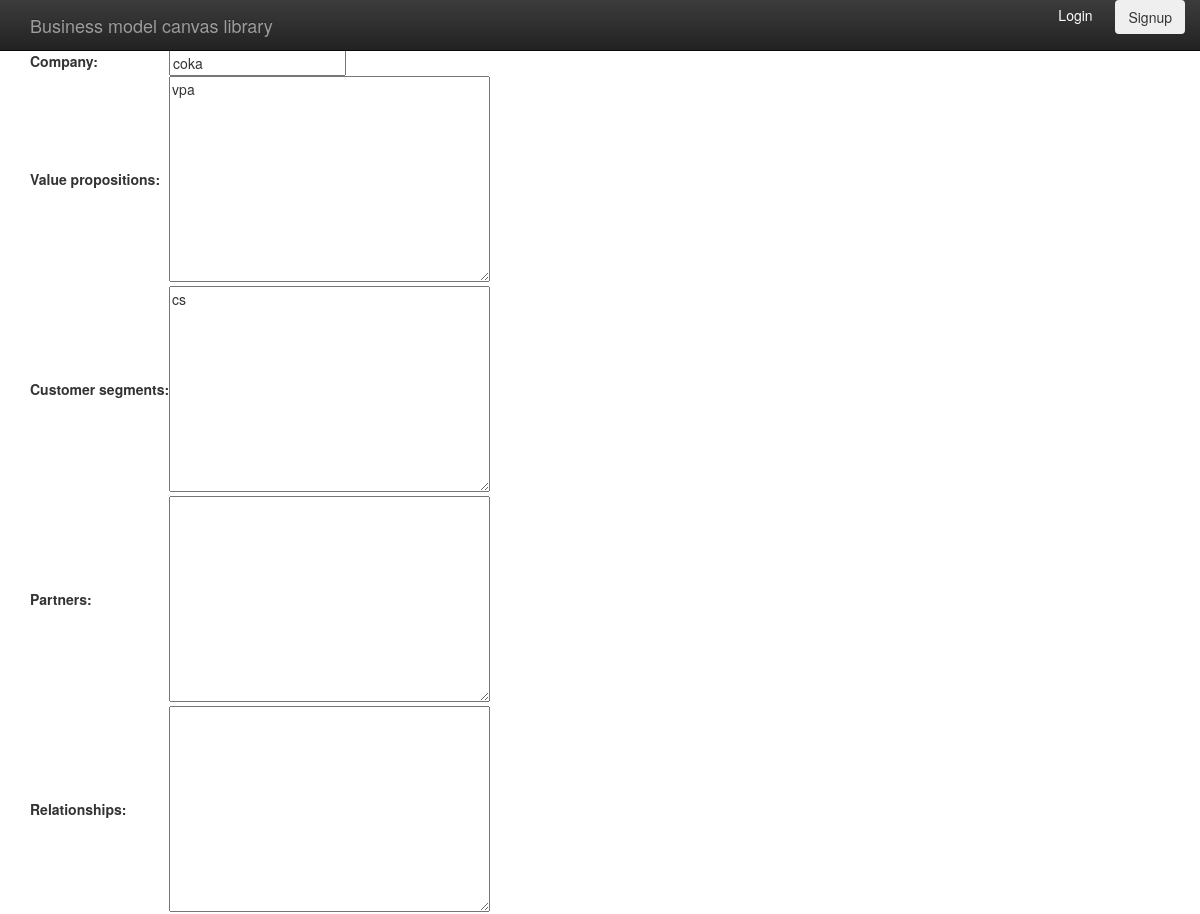
The app's page /canvas/1/update (upper part), older data.
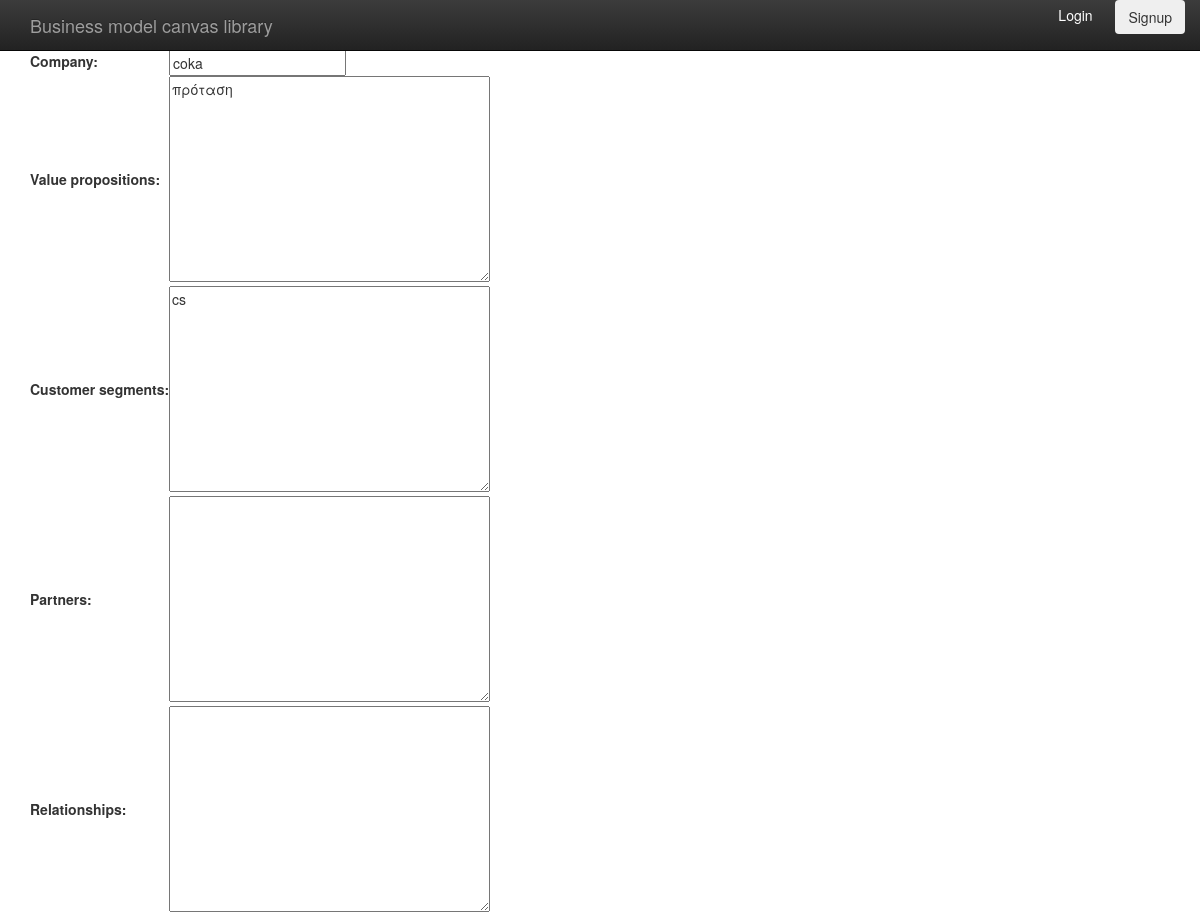
The same page, newer data.
### app/models.py (models this page shows, shortened)
class Canvas(models.Model):
    l = 200
    company = models.CharField(max_length=30)
    originalauthor = models.ForeignKey(User)
    upvotes = models.IntegerField(default=0)
    downvotes = models.IntegerField(default=0)
    value_propositions = models.TextField(blank=True)
    customer_segments = models.TextField(blank=True)
    partners = models.TextField(blank=True)
    relationships = models.TextField(blank=True)
    channels = models.TextField(blank=True)
    activities = models.TextField(blank=True)
    resources = models.TextField(blank=True)
    revenue = models.TextField(blank=True)
    cost = models.TextField(blank=True)
    description = models.TextField(blank=True)
    logo = models.ImageField(upload_to='documents/%Y/%m/%d')

### app/views.py (the view)
# urls.py: url(r'canvas/(?P<pk>[0-9]+)/update$', CanvasUpdate.as_view(), name='canvas-update'),
class CanvasUpdate(UpdateView):
    model = Canvas
    fields = ['company','value_propositions','customer_segments',
              'partners','relationships','channels','activities',
              'resources','revenue','cost', 'description', 'logo']

### templates/app/canvas_form.html (shortened to what this page needs)
{% extends "base.html" %}
{% block content %}
<form action="" method="post">{% csrf_token %}
    <table>
        {{ form.as_table }}
    </table>
</form>
{% endblock %}

Row changes from the older to the newer data that the page shows:
changed Canvas "coka": value_propositions "vpa" → "πρόταση"
